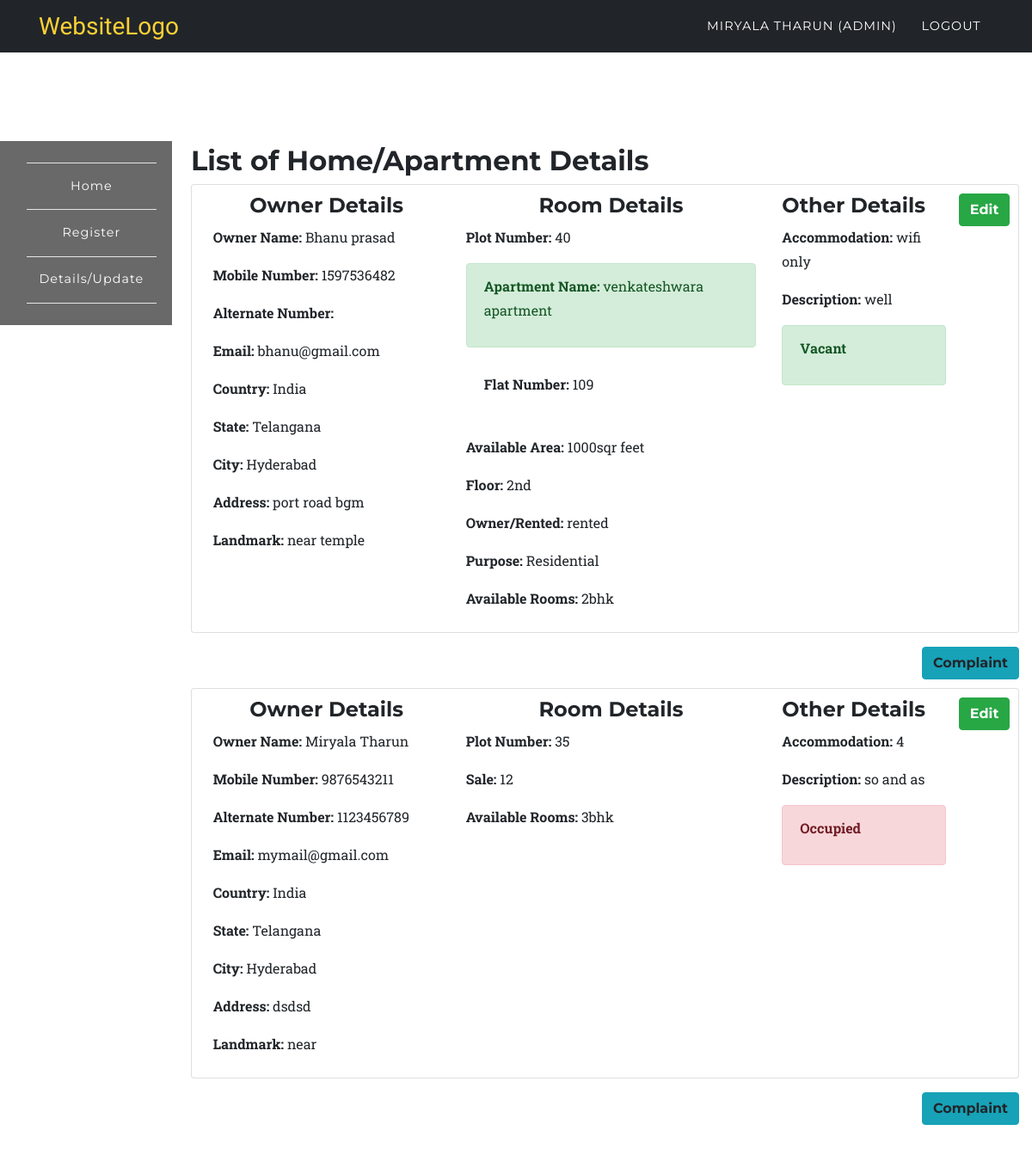
Page /app/list.php (signed in) on the committed database.
### tables this page shows
CREATE TABLE `room_rental_registrations_apartment` (
  `id` int(10) UNSIGNED NOT NULL,
  `fullname` varchar(191) NOT NULL,
  `mobile` varchar(191) NOT NULL,
  `alternat_mobile` varchar(191) NOT NULL,
  `email` varchar(191) NOT NULL,
  `country` varchar(191) NOT NULL,
  `state` varchar(191) NOT NULL,
  `city` varchar(191) NOT NULL,
  `landmark` varchar(191) NOT NULL,
  `rent` varchar(191) NOT NULL,
  `deposit` varchar(191) NOT NULL,
  `plot_number` varchar(191) NOT NULL,
  `apartment_name` varchar(100) DEFAULT NULL,
  `ap_number_of_plats` varchar(100) DEFAULT NULL,
  `rooms` varchar(100) DEFAULT NULL,
  `floor` varchar(100) DEFAULT NULL,
  `purpose` varchar(100) DEFAULT NULL,
  `own` varchar(100) DEFAULT NULL,
  `area` varchar(100) DEFAULT NULL,
  `address` varchar(191) NOT NULL,
  `accommodation` varchar(191) NOT NULL,
  `description` varchar(191) NOT NULL,
  `image` varchar(191) DEFAULT NULL,
  `open_for_sharing` varchar(191) DEFAULT NULL,
  `other` varchar(191) DEFAULT NULL,
  `vacant` int(1) NOT NULL DEFAULT '1',
  `created_at` timestamp NULL DEFAULT CURRENT_TIMESTAMP,
  `updated_at` timestamp NULL DEFAULT CURRENT_TIMESTAMP,
  `user_id` int(10) DEFAULT NULL
);

CREATE TABLE `room_rental_registrations` (
  `id` int(10) UNSIGNED NOT NULL,
  `fullname` varchar(191) NOT NULL,
  `mobile` varchar(191) NOT NULL,
  `alternat_mobile` varchar(191) NOT NULL,
  `email` varchar(191) NOT NULL,
  `country` varchar(191) NOT NULL,
  `state` varchar(191) NOT NULL,
  `city` varchar(191) NOT NULL,
  `landmark` varchar(191) NOT NULL,
  `rent` varchar(191) NOT NULL,
  `sale` varchar(190) DEFAULT NULL,
  `deposit` varchar(191) NOT NULL,
  `plot_number` varchar(191) NOT NULL,
  `rooms` varchar(100) DEFAULT NULL,
  `address` varchar(191) NOT NULL,
  `accommodation` varchar(191) NOT NULL,
  `description` varchar(191) NOT NULL,
  `image` varchar(191) DEFAULT NULL,
  `open_for_sharing` varchar(191) DEFAULT NULL,
  `other` varchar(191) DEFAULT NULL,
  `vacant` int(1) NOT NULL DEFAULT '1',
  `created_at` timestamp NULL DEFAULT CURRENT_TIMESTAMP,
  `updated_at` timestamp NULL DEFAULT CURRENT_TIMESTAMP,
  `user_id` int(10) DEFAULT NULL
);

### app/list.php (the view, shortened to what this page needs)
<?php
	require '../config/config.php';
		try {
			if($_SESSION['role'] == 'admin'){
				$stmt = $connect->prepare('SELECT * FROM room_rental_registrations_apartment');
				$stmt->execute();
				$data1 = $stmt->fetchAll (PDO::FETCH_ASSOC);
				$stmt = $connect->prepare('SELECT * FROM room_rental_registrations');
				$stmt->execute();
				$data2 = $stmt->fetchAll (PDO::FETCH_ASSOC);
				$data = array_merge($data1,$data2);
			}
		}catch(PDOException $e) {
			$errMsg = $e->getMessage();
		}
?>
<?php include '../include/header.php';?>
	<nav class="navbar navbar-expand-lg navbar-dark fixed-top py-1" style="background-color:#212529;" id="mainNav">
      <div class="container">
        <a class="navbar-brand js-scroll-trigger" href="../index.php">WebsiteLogo</a>
        <div class="collapse navbar-collapse" id="navbarResponsive">
          <ul class="navbar-nav text-uppercase ml-auto">
            <li class="nav-item">
              <a class="nav-link" href="#"><?php echo $_SESSION['fullname']; ?> <?php if($_SESSION['role'] == 'admin'){ echo "(Admin)"; } ?></a>
            </li>
            <li class="nav-item">
              <a href="../auth/logout.php" class="nav-link">Logout</a>
            </li>
          </ul>
        </div>
      </div>
    </nav>
	<section style="padding-left:0px;">
		<?php include '../include/side-nav.php';?>
	</section>
<section class="wrapper" style="margin-left: 16%;margin-top: -23%;">
	<div class="container">
		<div class="row">
			<div class="col-12">
			<h2>List of Home/Apartment Details</h2>
				<?php
					foreach ($data as $key => $value) {
						echo '<div class="card card-inverse card-info mb-3" style="padding:1%;">
								  <div class="card-block">';
								  	echo '<a class="btn btn-success float-right" href="update.php?id='.$value['id'].'&act=';if(!empty($value['own'])){ echo "ap"; }else{ echo "indi"; } echo '">Edit</a>';
									 echo 	'<div class="row">
											<div class="col-4">
											<h4 class="text-center">Owner Details</h4>';
											 	echo '<p><b>Owner Name: </b>'.$value['fullname'].'</p>';
											 	echo '<p><b>Mobile Number: </b>'.$value['mobile'].'</p>';
											 	echo '<p><b>Alternate Number: </b>'.$value['alternat_mobile'].'</p>';
											 	echo '<p><b>Email: </b>'.$value['email'].'</p>';
											 	echo '<p><b>Country: </b>'.$value['country'].'</p><p><b> State: </b>'.$value['state'].'</p><p><b> City: </b>'.$value['city'].'</p>';
											 	echo '<p><b>Address: </b>'.$value['address'].'</p><p><b> Landmark: </b>'.$value['landmark'].'</p>';
										echo '</div>
											<div class="col-5">
											<h4 class="text-center">Room Details</h4>';
												echo '<p><b>Plot Number: </b>'.$value['plot_number'].'</p>';
												if(isset($value['sale'])){
													echo '<p><b>Sale: </b>'.$value['sale'].'</p>';
												}
													if(isset($value['apartment_name']))
														echo '<div class="alert alert-success" role="alert"><p><b>Apartment Name: </b>'.$value['apartment_name'].'</p></div>';
													if(isset($value['ap_number_of_plats']))
														echo '<div class="alert" role="alert"><p><b>Flat Number: </b>'.$value['ap_number_of_plats'].'</p></div>';
												if(isset($value['own'])){
													echo '<p><b>Available Area: </b>'.$value['area'].'</p>';
													echo '<p><b>Floor: </b>'.$value['floor'].'</p>';
													echo '<p><b>Owner/Rented: </b>'.$value['own'].'</p>';
													echo '<p><b>Purpose: </b>'.$value['purpose'].'</p>';
												}
												echo '<p><b>Available Rooms: </b>'.$value['rooms'].'</p>';
										echo '</div>
											<div class="col-3">
											<h4>Other Details</h4>';
											echo '<p><b>Accommodation: </b>'.$value['accommodation'].'</p>';
											echo '<p><b>Description: </b>'.$value['description'].'</p>';
												if($value['vacant'] == 0){
													echo '<div class="alert alert-danger" role="alert"><p><b>Occupied</b></p></div>';
												}else{
													echo '<div class="alert alert-success" role="alert"><p><b>Vacant</b></p></div>';
												}
											echo '</div>
										</div>
								   </div>
								</div>';
								echo '<a class="btn btn-info float-right">Complaint</a><br><br>';
					}
				?>
			</div>
		</div>
	</div>
</section>
<?php include '../include/footer.php';?>

### include/header.php (shortened to what this page needs)
<!DOCTYPE html>
<html lang="en">
  <head>
    <link href="../assets/plugins/bootstrap/css/bootstrap.min.css" rel="stylesheet">
    <link href="../assets/plugins/font-awesome/css/font-awesome.min.css" rel="stylesheet" type="text/css">
    <link href="../assets/css/rent.css" rel="stylesheet">
    <link href="../assets/css/style.css" rel="stylesheet">
  </head>
  <body id="page-top">

### include/side-nav.php (shortened to what this page needs)
<br>
	<nav class="navbar navbar-expand-sm navbar-default sidebar" style="background-color:dimgray;" id="mainNav">
      <div class="container">
        <div class="collapse navbar-collapse" id="navbarResponsive1">
          <ul class="navbar-nav text-center" style="    flex-direction: column;">
            <li class="nav-item">
              <a class="nav-link" href="../auth/dashboard.php">Home</a>
            </li>
            <li class="nav-item">
            	<?php if($_SESSION['role'] == 'admin' || $_SESSION['role'] == 'user'){
	        		echo '<a href="../app/register.php" class="nav-link">Register</a>';
	      	 	} ?>
            </li>
            <li class="nav-item">
	        	<a href="../app/list.php" class="nav-link">Details/Update</a>
            </li>
          </ul>
        </div>
      </div>
    </nav>

### include/footer.php (shortened to what this page needs)
  </body>
</html>

### assets/css/rent.css (style rules this page uses)
body { font-family: 'Roboto Slab', 'Helvetica Neue', Helvetica, Arial, sans-serif; }
p { line-height: 1.75; }
a { color: green; }
h1, h2, h3, h4, h5, h6 { font-weight: 700; font-family: 'Montserrat', 'Helvetica Neue', Helvetica, Arial, sans-serif; }
section { padding: 100px 0; }
@media (min-width: 768px) { section { padding: 140px 0; } }
.btn { font-family: 'Montserrat', 'Helvetica Neue', Helvetica, Arial, sans-serif; font-weight: 700; }
#mainNav { background-color: #212529; }
#mainNav .navbar-brand { color: #fed136; font-family: 'Kaushan Script', 'Helvetica Neue', Helvetica, Arial, cursive; }
#mainNav .navbar-nav .nav-item .nav-link { font-size: 90%; font-weight: 400; padding: 0.75em 0; letter-spacing: 1px; color: white; font-family: 'Montserrat', 'Helvetica Neue', Helvetica, Arial, sans-serif; }
@media (min-width: 992px) { #mainNav { padding-top: 25px; padding-bottom: 25px; -webkit-transition: padding-top 0.3s, padding-bottom 0.3s; -moz-transition: padding-top 0.3s, padding-bottom 0.3s; transition: padding-top 0.3s, padding-bottom 0.3s; border: none; background-color: transparent; } }
@media (min-width: 992px) { #mainNav .navbar-brand { font-size: 1.75em; -webkit-transition: all 0.3s; -moz-transition: all 0.3s; transition: all 0.3s; } }
@media (min-width: 992px) { #mainNav .navbar-nav .nav-item .nav-link { padding: 1.1em 1em !important; } }

### assets/css/style.css (style rules this page uses)
.navbar { border-radius: 0px; }
nav.sidebar, .main { -webkit-transition: margin 200ms ease-out; -moz-transition: margin 200ms ease-out; -o-transition: margin 200ms ease-out; transition: margin 200ms ease-out; }
@media (min-width: 765px) { nav.sidebar .navbar-nav > li:first-child { border-top: 1px #e5e5e5 solid; } }
@media (min-width: 765px) { nav.sidebar .navbar-nav > li { border-bottom: 1px #e5e5e5 solid; } }
@media (min-width: 765px) { nav.sidebar .navbar-collapse, nav.sidebar .container-fluid { padding: 0 0px 0 0px; } }
@media (min-width: 765px) { nav.sidebar { width: 200px; height: 100%; float: left; margin-bottom: 0px; } }
@media (min-width: 765px) { nav.sidebar li { width: 100%; } }
section { padding-left: 15px; }

### rows in the picture
room_rental_registrations_apartment: fullname "Bhanu prasad", mobile "1597536482", email "bhanu@gmail.com", country "India", state "Telangana", city "Hyderabad", address "port road bgm", landmark "near temple", plot_number "40", apartment_name "venkateshwara apartment", ap_number_of_plats "109", area "1000sqr feet", floor "2nd", own "rented", purpose "Residential", rooms "2bhk", accommodation "wifi only", description "well", vacant "Vacant"
room_rental_registrations: fullname "Miryala Tharun", mobile "9876543211", alternat_mobile "1123456789", email "mymail@gmail.com", country "India", state "Telangana", city "Hyderabad", address "dsdsd", landmark "near", plot_number "35", sale "12", rooms "3bhk", accommodation "4", description "so and as", vacant "Occupied"

### other values in the picture
$_SESSION['fullname'] "MIRYALA THARUN"
